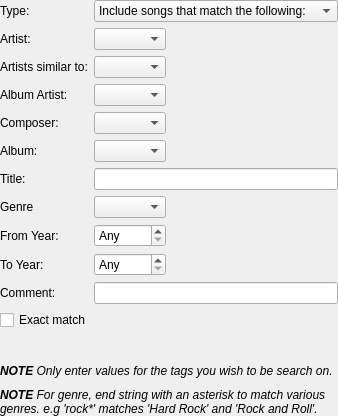
<?xml version="1.0" encoding="UTF-8"?>
<ui version="4.0">
 <class>DynamicRule</class>
 <widget class="QWidget" name="DynamicRule">
  <layout class="QVBoxLayout" name="verticalLayout">
   <property name="leftMargin">
    <number>0</number>
   </property>
   <property name="topMargin">
    <number>0</number>
   </property>
   <property name="rightMargin">
    <number>0</number>
   </property>
   <property name="bottomMargin">
    <number>0</number>
   </property>
   <item>
    <layout class="QFormLayout" name="formLayout">
     <property name="fieldGrowthPolicy">
      <enum>QFormLayout::ExpandingFieldsGrow</enum>
     </property>
     <item row="0" column="0">
      <widget class="BuddyLabel" name="label_9">
       <property name="text">
        <string>Type:</string>
       </property>
       <property name="buddy">
        <cstring>typeCombo</cstring>
       </property>
      </widget>
     </item>
     <item row="0" column="1">
      <widget class="QComboBox" name="typeCombo">
       <item>
        <property name="text">
         <string>Include songs that match the following:</string>
        </property>
       </item>
       <item>
        <property name="text">
         <string>Exclude songs that match the following:</string>
        </property>
       </item>
      </widget>
     </item>
     <item row="1" column="0">
      <widget class="BuddyLabel" name="label">
       <property name="text">
        <string>Artist:</string>
       </property>
       <property name="buddy">
        <cstring>artistText</cstring>
       </property>
      </widget>
     </item>
     <item row="1" column="1">
      <widget class="CompletionCombo" name="artistText"/>
     </item>
     <item row="2" column="0">
      <widget class="BuddyLabel" name="similarArtistsText_label">
       <property name="text">
        <string>Artists similar to:</string>
       </property>
       <property name="buddy">
        <cstring>similarArtistsText</cstring>
       </property>
      </widget>
     </item>
     <item row="2" column="1">
      <widget class="CompletionCombo" name="similarArtistsText"/>
     </item>
     <item row="3" column="0">
      <widget class="BuddyLabel" name="label_2">
       <property name="text">
        <string>Album Artist:</string>
       </property>
       <property name="buddy">
        <cstring>albumArtistText</cstring>
       </property>
      </widget>
     </item>
     <item row="3" column="1">
      <widget class="CompletionCombo" name="albumArtistText"/>
     </item>
     <item row="4" column="0">
      <widget class="BuddyLabel" name="composerLabel">
       <property name="text">
        <string>Composer:</string>
       </property>
       <property name="buddy">
        <cstring>composerText</cstring>
       </property>
      </widget>
     </item>
     <item row="4" column="1">
      <widget class="CompletionCombo" name="composerText"/>
     </item>
     <item row="5" column="0">
      <widget class="BuddyLabel" name="label_3">
       <property name="text">
        <string>Album:</string>
       </property>
       <property name="buddy">
        <cstring>albumText</cstring>
       </property>
      </widget>
     </item>
     <item row="5" column="1">
      <widget class="CompletionCombo" name="albumText"/>
     </item>
     <item row="6" column="0">
      <widget class="BuddyLabel" name="label_4">
       <property name="text">
        <string>Title:</string>
       </property>
       <property name="buddy">
        <cstring>titleText</cstring>
       </property>
      </widget>
     </item>
     <item row="6" column="1">
      <widget class="LineEdit" name="titleText"/>
     </item>
     <item row="7" column="0">
      <widget class="BuddyLabel" name="label_5">
       <property name="text">
        <string>Genre</string>
       </property>
       <property name="buddy">
        <cstring>genreText</cstring>
       </property>
      </widget>
     </item>
     <item row="7" column="1">
      <widget class="CompletionCombo" name="genreText"/>
     </item>
     <item row="8" column="0">
      <widget class="BuddyLabel" name="label_6">
       <property name="text">
        <string>From Year:</string>
       </property>
       <property name="buddy">
        <cstring>dateFromSpin</cstring>
       </property>
      </widget>
     </item>
     <item row="8" column="1">
      <widget class="QSpinBox" name="dateFromSpin">
       <property name="minimumSize">
        <size>
         <width>72</width>
         <height>0</height>
        </size>
       </property>
       <property name="specialValueText">
        <string>Any</string>
       </property>
      </widget>
     </item>
     <item row="9" column="0">
      <widget class="BuddyLabel" name="label_6x">
       <property name="text">
        <string>To Year:</string>
       </property>
       <property name="buddy">
        <cstring>dateToSpin</cstring>
       </property>
      </widget>
     </item>
     <item row="9" column="1">
      <widget class="QSpinBox" name="dateToSpin">
       <property name="minimumSize">
        <size>
         <width>72</width>
         <height>0</height>
        </size>
       </property>
       <property name="specialValueText">
        <string>Any</string>
       </property>
      </widget>
     </item>
     <item row="10" column="0">
      <widget class="BuddyLabel" name="commentLabel">
       <property name="text">
        <string>Comment:</string>
       </property>
       <property name="buddy">
        <cstring>commentText</cstring>
       </property>
      </widget>
     </item>
     <item row="10" column="1">
      <widget class="LineEdit" name="commentText"/>
     </item>
     <item row="11" column="0" colspan="2">
      <widget class="QCheckBox" name="exactCheck">
       <property name="text">
        <string>Exact match</string>
       </property>
      </widget>
     </item>
    </layout>
   </item>
   <item>
    <spacer name="verticalSpacer_3xx">
     <property name="orientation">
      <enum>Qt::Vertical</enum>
     </property>
     <property name="sizeType">
      <enum>QSizePolicy::Fixed</enum>
     </property>
     <property name="sizeHint" stdset="0">
      <size>
       <width>20</width>
       <height>4</height>
      </size>
     </property>
    </spacer>
   </item>
   <item>
    <widget class="QLabel" name="errorLabel"/>
   </item>
   <item>
    <spacer name="verticalSpacer_3xz">
     <property name="orientation">
      <enum>Qt::Vertical</enum>
     </property>
     <property name="sizeType">
      <enum>QSizePolicy::Fixed</enum>
     </property>
     <property name="sizeHint" stdset="0">
      <size>
       <width>20</width>
       <height>4</height>
      </size>
     </property>
    </spacer>
   </item>
   <item>
    <widget class="QLabel" name="label_7">
     <property name="text">
      <string>&lt;i&gt;&lt;b&gt;NOTE&lt;/b&gt; Only enter values for the tags you wish to be search on. &lt;/i&gt;</string>
     </property>
     <property name="alignment">
      <set>Qt::AlignLeading|Qt::AlignLeft|Qt::AlignTop</set>
     </property>
     <property name="wordWrap">
      <bool>true</bool>
     </property>
     <property name="textInteractionFlags">
      <set>Qt::NoTextInteraction</set>
     </property>
    </widget>
   </item>
   <item>
    <spacer name="verticalSpacer_3x">
     <property name="orientation">
      <enum>Qt::Vertical</enum>
     </property>
     <property name="sizeType">
      <enum>QSizePolicy::Fixed</enum>
     </property>
     <property name="sizeHint" stdset="0">
      <size>
       <width>20</width>
       <height>4</height>
      </size>
     </property>
    </spacer>
   </item>
   <item>
    <widget class="QLabel" name="label_7x">
     <property name="text">
      <string>&lt;i&gt;&lt;b&gt;NOTE&lt;/b&gt; For genre, end string with an asterisk to match various genres. e.g 'rock*' matches 'Hard Rock' and 'Rock and Roll'. &lt;/i&gt;</string>
     </property>
     <property name="alignment">
      <set>Qt::AlignLeading|Qt::AlignLeft|Qt::AlignTop</set>
     </property>
     <property name="wordWrap">
      <bool>true</bool>
     </property>
     <property name="textInteractionFlags">
      <set>Qt::NoTextInteraction</set>
     </property>
    </widget>
   </item>
   <item>
    <spacer name="verticalSpacer_3xy">
     <property name="orientation">
      <enum>Qt::Vertical</enum>
     </property>
     <property name="sizeType">
      <enum>QSizePolicy::MinimumExpanding</enum>
     </property>
     <property name="sizeHint" stdset="0">
      <size>
       <width>20</width>
       <height>0</height>
      </size>
     </property>
    </spacer>
   </item>
  </layout>
 </widget>
 <customwidgets>
  <customwidget>
   <class>BuddyLabel</class>
   <extends>QLabel</extends>
   <header>support/buddylabel.h</header>
  </customwidget>
  <customwidget>
   <class>LineEdit</class>
   <extends>QLineEdit</extends>
   <header>support/lineedit.h</header>
  </customwidget>
  <customwidget>
   <class>CompletionCombo</class>
   <extends>QComboBox</extends>
   <header>widgets/completioncombo.h</header>
  </customwidget>
 </customwidgets>
 <resources/>
 <connections/>
</ui>
